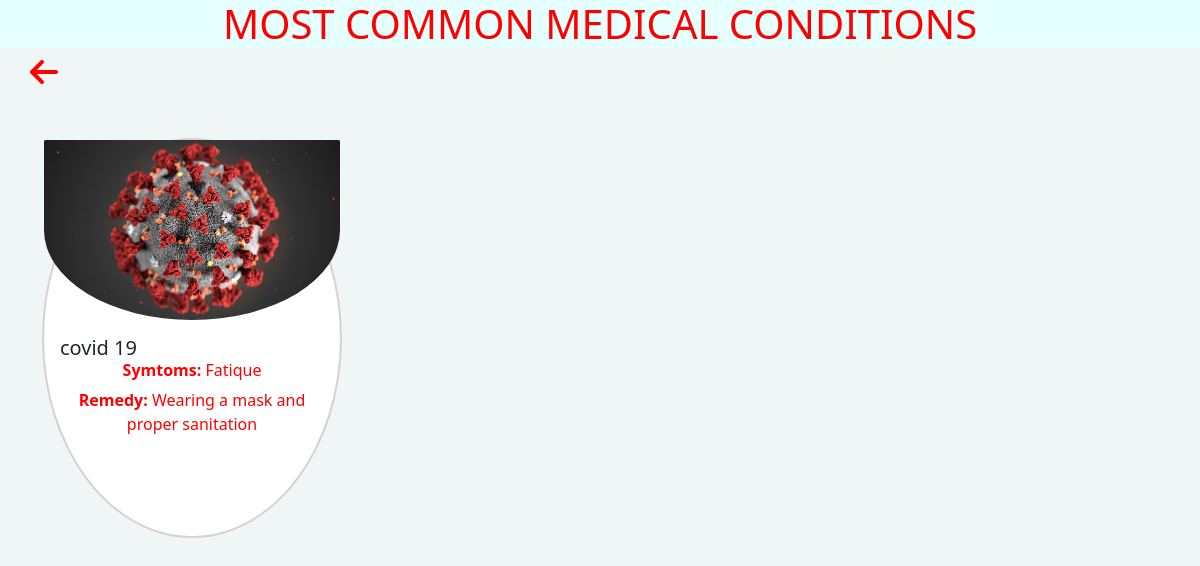
Page /mgmt_app/singledispdisease/4 on the committed database.
### mgmt_app/models.py (models this page shows)
class newdiseasesmodel(models.Model):
    dname=models.CharField(max_length=100)
    image=models.FileField(upload_to='mgmt_app/static')
    symtom=models.CharField(max_length=500)
    remedy=models.CharField(max_length=600)

### mgmt_app/views.py (the view)
# urls.py: path('singledispdisease/<int:id>',singledispdisease),
def singledispdisease(request,id):
    a=newdiseasesmodel.objects.get(id=id)
    im=str(a.image).split('/')[-1]
    return render(request,'singleviewdisease.html',{'a':a,'im':im})

### mgmt_app/templates/singleviewdisease.html (shortened to what this page needs)
<!DOCTYPE html>
{% load static %}
<html lang="en">
<head>
     <link href="https://cdn.jsdelivr.net/npm/bootstrap@5.0.2/dist/css/bootstrap.min.css" rel="stylesheet">
</head>
<body>
<h1>MOST COMMON MEDICAL CONDITIONS</h1>
<div>
    <a href="http://127.0.0.1:8000/mgmt_app/patientprofile/"><i class="fa-solid fa-arrow-left fa-2x"></i></a>
</div>
<div class="container mt-5">
  <div class="row">
    <div class="col-md-12">
      <div class="card" style="width:300px;height:400px;">
  <img src="{% static im %}" class="card-img-top">
  <div class="card-body">
    <h5 class="card-title">{{a.dname}}</h5>
      <p class="card-text"><b>Symtoms:</b> {{a.symtom}}</p>
       <p class="card-text"><b>Remedy:</b> {{a.remedy}}</p>
  </div>
</div>
     </div>
  </div>
</div>
</body>
</html>

### mgmt_app/templates/singleviewdisease.html (style rules this page uses)
* { padding:0px; margin:0px; box:border-box; }
body { background:#f0f5f5; }
img { height:180px; width:200px; border-radius:100%; }
p { margin-top:-10px; text-align:center; color:red; }
.card { border:2px solid lightgrey; border-radius:100%; }
h1 { color:red; text-align:center; background-color:#e6ffff; }
.fa-solid { color:red; margin-left:30px; }

### rows in the picture
newdiseasesmodel: dname "covid 19", symtom "Fatique", remedy "Wearing a mask and proper sanitation"
